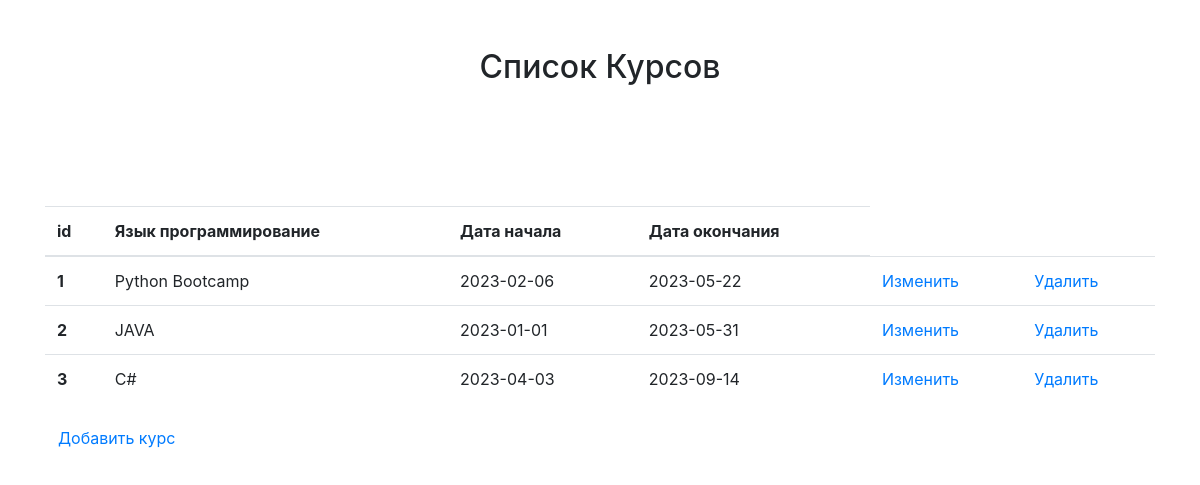
/course, run on an earlier commit of the app's database.
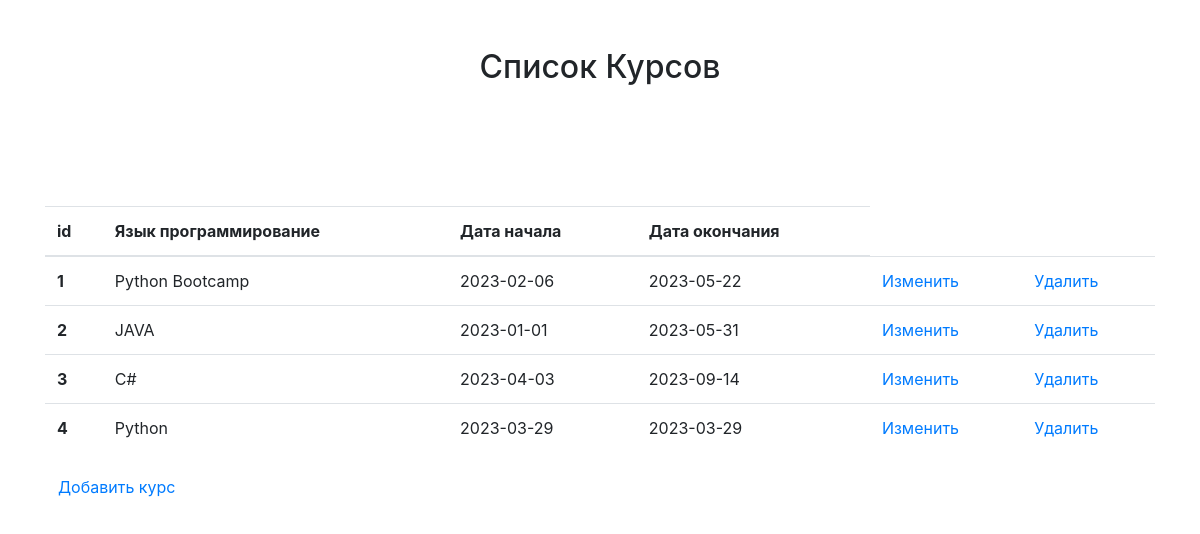
And on a later commit of the database.
### app/models.py (models this page shows)
class Course(db.Model):
    id = db.Column(db.Integer, primary_key=True)
    language = db.Column(db.String)
    date_start = db.Column(db.Date)
    date_end = db.Column(db.Date)

### app/views.py (the view)
def course_view():
    courses = Course.query.all()
    return render_template('course_view.html', courses=courses)

### app/templates/course_view.html (shortened to what this page needs)
<!DOCTYPE html>
<html lang="en">
<head>
    <link rel="stylesheet" href="https://cdn.jsdelivr.net/npm/bootstrap@4.6.1/dist/css/bootstrap.min.css">
</head>
<body>
    <div class="container">
        <h2 class="mt-5 mb-5 text-center">Список Курсов</h2>
          <button class="btn btn-md btn" type="">
          </button>
         <table class="table">
          <thead>
            <tr>
               <th scope="col">id</th>
              <th scope="col">Язык программирование</th>
              <th scope="col">Дата начала</th>
              <th scope="col">Дата окончания</th>
            </tr>
          </thead>
          <tbody>
          {% for course in courses %}
            <tr>
              <th scope="row">{{ course.id }}</th>
              <td>{{ course.language }}</td>
              <td>{{ course.date_start }}</td>
              <td>{{ course.date_end }}</td>
                <td><a href="{{ url_for('admin_course_update', course_id=course.id) }}">Изменить</a></td>
                <td><a href="{{ url_for('admin_course_delete', course_id=course.id) }}">Удалить</a></td>
            </tr>
          {% endfor %}
          </tbody>
        </table>
        <div>
            <button class="btn btn-md btn" type="">
                <a href="{{ url_for('course_add') }}">Добавить курс</a>
            </button>
        </div>
    </div>
</body>
</html>

What changed in the data, as far as the page shows it:
added Course: id "4", language "Python", date_start "2023-03-29", date_end "2023-03-29"
